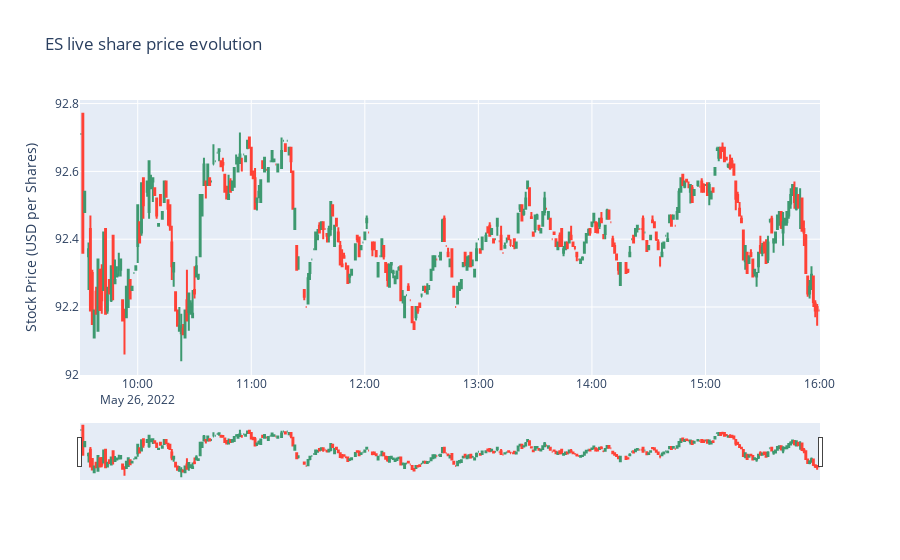

Notebook source saved alongside this figure:
### Code cell
fig.update_layout(
    title='ES live share price evolution',
    yaxis_title='Stock Price (USD per Shares)')

### Figure 1 — Plotly figure (JSON) as saved in the notebook; plotly's stock layout.template omitted (floating-point values rounded to 4 significant figures; data arrays with more than 128 entries replaced by an {"elided": "..."} marker saying what was removed)
{"data": [{"close": {"elided": "380 float values"}, "high": {"elided": "380 float values"}, "low": {"elided": "380 float values"}, "name": "market data", "open": {"elided": "380 float values"}, "type": "candlestick", "x": {"elided": "380 str values"}}], "layout": {"title": {"text": "ES live share price evolution"}, "yaxis": {"title": {"text": "Stock Price (USD per Shares)"}}}}
